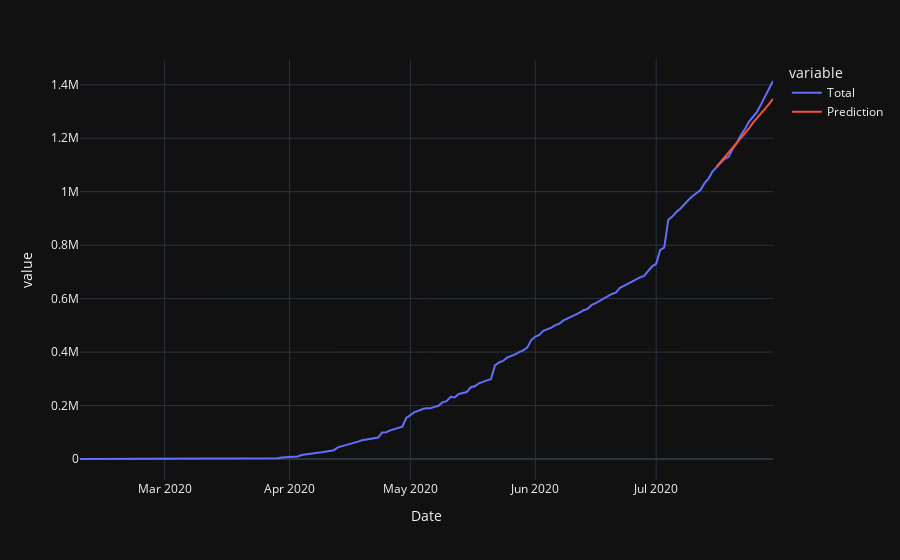

Notebook code for this chart:
### Code cell
# prepare Fourier terms
fig,pred=Predict()
fig

### Figure 1 — Plotly figure (JSON) as saved in the notebook; plotly's stock layout.template omitted (floating-point values rounded to 4 significant figures; data arrays with more than 128 entries replaced by an {"elided": "..."} marker saying what was removed)
{"data": [{"hovertemplate": "variable=Total<br>Date=%{x}<br>value=%{y}<extra></extra>", "legendgroup": "Total", "line": {"color": "#636efa", "dash": "solid"}, "mode": "lines", "name": "Total", "orientation": "v", "showlegend": true, "type": "scatter", "x": {"elided": "173 str values"}, "xaxis": "x", "y": {"elided": "173 int values"}, "yaxis": "y"}, {"hovertemplate": "variable=Prediction<br>Date=%{x}<br>value=%{y}<extra></extra>", "legendgroup": "Prediction", "line": {"color": "#EF553B", "dash": "solid"}, "mode": "lines", "name": "Prediction", "orientation": "v", "showlegend": true, "type": "scatter", "x": {"elided": "173 str values"}, "xaxis": "x", "y": {"elided": "173 float values"}, "yaxis": "y"}], "layout": {"autosize": true, "legend": {"title": {"text": "variable"}, "tracegroupgap": 0}, "margin": {"t": 60}, "xaxis": {"anchor": "y", "autorange": true, "domain": [0, 1], "range": ["2020-02-09", "2020-07-30"], "title": {"text": "Date"}, "type": "date"}, "yaxis": {"anchor": "x", "autorange": true, "domain": [0, 1], "range": [-78561, 1492719], "title": {"text": "value"}, "type": "linear"}}}
